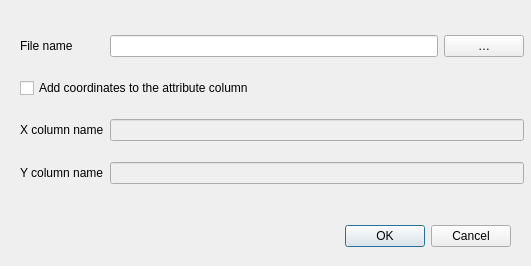
<?xml version="1.0" encoding="UTF-8"?>
<ui version="4.0">
 <class>GwmSaveAsCSVDialog</class>
 <widget class="QDialog" name="GwmSaveAsCSVDialog">
  <property name="geometry">
   <rect>
    <x>0</x>
    <y>0</y>
    <width>531</width>
    <height>266</height>
   </rect>
  </property>
  <property name="windowTitle">
   <string>Dialog</string>
  </property>
  <widget class="QDialogButtonBox" name="buttonBox">
   <property name="geometry">
    <rect>
     <x>170</x>
     <y>220</y>
     <width>341</width>
     <height>32</height>
    </rect>
   </property>
   <property name="orientation">
    <enum>Qt::Horizontal</enum>
   </property>
   <property name="standardButtons">
    <set>QDialogButtonBox::Cancel|QDialogButtonBox::Ok</set>
   </property>
  </widget>
  <widget class="QWidget" name="">
   <property name="geometry">
    <rect>
     <x>20</x>
     <y>20</y>
     <width>504</width>
     <height>181</height>
    </rect>
   </property>
   <layout class="QGridLayout" name="gridLayout_2">
    <item row="0" column="0">
     <widget class="QLabel" name="label">
      <property name="text">
       <string>File name</string>
      </property>
     </widget>
    </item>
    <item row="0" column="1">
     <widget class="QLineEdit" name="mFilePath"/>
    </item>
    <item row="0" column="2">
     <widget class="QPushButton" name="mOpenFileDialogButton">
      <property name="text">
       <string>…</string>
      </property>
     </widget>
    </item>
    <item row="1" column="0" colspan="2">
     <widget class="QCheckBox" name="mAddXYCheckBox">
      <property name="text">
       <string>Add coordinates to the attribute column</string>
      </property>
     </widget>
    </item>
    <item row="2" column="0">
     <widget class="QLabel" name="label_2">
      <property name="text">
       <string>X column name</string>
      </property>
     </widget>
    </item>
    <item row="3" column="0">
     <widget class="QLabel" name="label_3">
      <property name="text">
       <string>Y column name</string>
      </property>
     </widget>
    </item>
    <item row="2" column="1" colspan="2">
     <widget class="QLineEdit" name="mXColumnName">
      <property name="enabled">
       <bool>false</bool>
      </property>
     </widget>
    </item>
    <item row="3" column="1" colspan="2">
     <widget class="QLineEdit" name="mYColumnName">
      <property name="enabled">
       <bool>false</bool>
      </property>
     </widget>
    </item>
   </layout>
  </widget>
 </widget>
 <resources/>
 <connections>
  <connection>
   <sender>buttonBox</sender>
   <signal>accepted()</signal>
   <receiver>GwmSaveAsCSVDialog</receiver>
   <slot>accept()</slot>
   <hints>
    <hint type="sourcelabel">
     <x>248</x>
     <y>254</y>
    </hint>
    <hint type="destinationlabel">
     <x>157</x>
     <y>274</y>
    </hint>
   </hints>
  </connection>
  <connection>
   <sender>buttonBox</sender>
   <signal>rejected()</signal>
   <receiver>GwmSaveAsCSVDialog</receiver>
   <slot>reject()</slot>
   <hints>
    <hint type="sourcelabel">
     <x>316</x>
     <y>260</y>
    </hint>
    <hint type="destinationlabel">
     <x>286</x>
     <y>274</y>
    </hint>
   </hints>
  </connection>
 </connections>
</ui>
